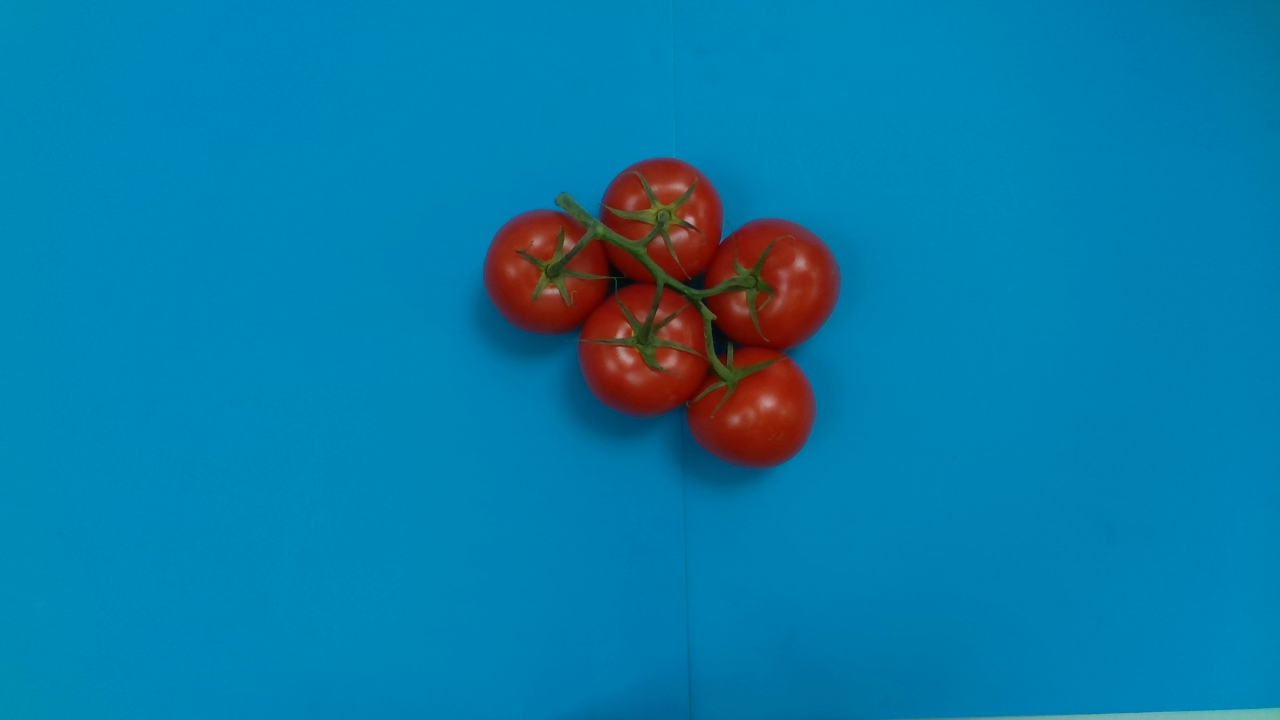
#> input picture detect_truss/images/data/003.png, 1280 x 720 px, given in place of 001.png, which was not available
$ python color_space.py
#> lines starting #> are read from the running program, lines starting #| are printed output that depends on the picture; pictures that were not available may be replaced by others from this repository, and a replacement may not be noted
### detect_truss/src/detect_truss/util.py
#!/usr/bin/env python3
# -*- coding: utf-8 -*-
"""
Created on Fri Feb 14 21:21:28 2020

@author: taeke
"""

import os
import cv2
import numpy as np
import warnings
import copy
from matplotlib import pyplot as plt
import matplotlib as mpl

import utils.color_maps as color_maps

from matplotlib.backends.backend_agg import FigureCanvasAgg

ee_color = (255, 150, 0)
grasp_color = (200, 0, 150)
tomato_color = (255, 82, 82)
peduncle_color = (82, 255, 82)  # (0, 150, 30)
background_color = (0, 0, 255)
junction_color = (100, 0, 200)
end_color = (200, 0, 0)
gray_color = (150, 150, 150)

background_layer = 0
bottom_layer = 1  # contours
middle_layer = 5  # tomatoes
peduncle_layer = 6
vertex_layer = 7
high_layer = 8  # arrows, com
top_layer = 10  # junctions, com, text

default_ext = 'png'


def make_dirs(pwd):
    if not os.path.isdir(pwd):
        print("New path, creating a new folder: " + pwd)
        os.makedirs(pwd)


# [28 lines left out: functions load_rgb, bin2img, not called in this run]


def img2bin(img, copy=False):
    dtype = bool
    return img.astype(dtype, copy=copy)


# [87 lines left out: functions remove_blobs, add_border, label_img, stack_segments, grey_2_rgb, not called in this run]


def save_img(img, pwd, name, resolution=300, title="", title_size=20, ext=None, color_map='plasma', vmin=None,
             vmax=None):
    if ext is None:
        ext = default_ext

    plt.rcParams["savefig.format"] = ext
    plt.rcParams["savefig.bbox"] = 'tight'
    plt.rcParams['axes.titlesize'] = title_size
    # plt.rcParams['image.cmap'] = color_map

    if color_map == 'HSV':
        color_map = color_maps.hsv_color_scale()
    elif color_map == 'Lab':
        color_map = color_maps.lab_color_scale()

    fig = plt.figure()
    plt.imshow(img, cmap=color_map, vmin=vmin, vmax=vmax)
    plt.axis('off')
    if title is not None:
        plt.title(title)

    # https://stackoverflow.com/a/27227718
    plt.gca().set_axis_off()
    plt.subplots_adjust(top=1, bottom=0, right=1, left=0,
                        hspace=0, wspace=0)
    plt.margins(0, 0)
    plt.gca().xaxis.set_major_locator(plt.NullLocator())
    plt.gca().yaxis.set_major_locator(plt.NullLocator())

    # make dir if it does not yet exist
    make_dirs(pwd)
    fig.savefig(os.path.join(pwd, name), dpi=resolution, bbox_inches='tight', pad_inches=0)
    plt.close(fig)


# [633 lines left out: functions save_fig, add_com, add_circles, plot_segments, plot_image, plot_features and 15 more, not called in this run]

### detect_truss/src/detect_truss/color_space.py
# -*- coding: utf-8 -*-
"""
Created on Fri Jul 17 15:40:39 2020

@author: taeke
"""

import numpy as np
import cv2


def rgb2hsi(RGB):

    RGB = RGB.astype('float')

    # unsigned int!
    R, G, B = cv2.split(RGB)

    MAX = np.amax(RGB, 2) # maximum
    MIN = np.amin(RGB, 2) # minimum
    C = MAX - MIN           #

    rows, cols = RGB.shape[:2]
    H = np.zeros((rows, cols))

    # taken from https://docs.opencv.org/2.4/modules/imgproc/doc/miscellaneous_transformations.html
    for row in range(0, rows):
        for col in range(0, cols):
            r = R[row,col]
            g = G[row,col]
            b = B[row,col]
            if C[row,col] == 0:
                H[row,col] = 0
            elif MAX[row,col] == r:
                H[row,col] = (60*(g-b)/C[row, col]) % 360
            elif MAX[row,col] == g:
                H[row,col] = (120 + 60*(b - r)/C[row, col]) % 360
            elif MAX[row,col] == b:
                H[row,col] = (240 + 60*(r - g)/C[row, col]) % 360


    I = (R + G + B)/3
    S = 1 - np.amin(RGB, 2) / np.sum(RGB, 2)

    H = H/2
    S = S * 255
    HSI = np.dstack((np.dstack((H, S)), I))
    return HSI

### detect_truss/src/color_space.py
#!/usr/bin/env python3
# -*- coding: utf-8 -*-
"""
Created on Wed Jan 29 14:13:21 2020

@author: taeke
"""


## imports ##
import os # os.sep
import cv2
import numpy as np

from matplotlib import pyplot as plt


from mpl_toolkits.mplot3d import Axes3D
from matplotlib import cm
from matplotlib import colors
from detect_truss.util import save_img


# custom functions
from detect_truss.color_space import rgb2hsi
# [6 lines of commented-out code are left out]

# [82 lines left out: functions rgb_3d_scatter, hsv_3d_scatter, hsv_2d_scatter, not called in this run]


#%% init
drive = "backup"  # "UBUNTU 16_0"  #
pwd_root = os.path.join(os.sep, "media", "taeke", drive, "thesis_data",
                        "detect_truss")
dataset = "lidl"  # "real_blue"

pwd_data = os.path.join(pwd_root, "data", dataset)

file_name = "001.png"

pwd_results = os.path.join(pwd_root, "results", 'color_space')

pwd_img = os.path.join(pwd_data, file_name)
imBGR = cv2.imread(pwd_img)
#> imBGR is the input picture: shape (720, 1280, 3); mean B, G, R 168, 123.8, 8.3
[H, W] = imBGR.shape[:2]
#> H = 720; W = 1280
h = int(H/2)
#> h = 360
w = int(W/2.5)
#> w = 512

row = int(H/6)
#> row = 120
col = int(W/3)
#> col = 426
imBGR = imBGR[row:row + h, col:col + w]
#> imBGR: shape (360, 512, 3)

plt.rcParams["image.cmap"] = 'plasma' # gray, hsv
plt.rcParams["savefig.format"] = 'png'
plt.rcParams["savefig.bbox"] = 'tight'
plt.rcParams['axes.titlesize'] = 20
title_size = 25

#%% RGB
imRGB = cv2.cvtColor(imBGR, cv2.COLOR_BGR2RGB)
plt.figure()
plt.axis('off')
plt.imshow(imRGB)
save_img(imRGB, pwd_results, 'RGB')


colorType = ['Red' ,'Green', 'Blue']
for i in range(0,3):
    save_img(imRGB[:, : , i], pwd_results, 'RGB_'+colorType[i], title=colorType[i], vmin=0, vmax=255, title_size=title_size)


#%% HSL
imHLS = cv2.cvtColor(imRGB, cv2.COLOR_RGB2HLS)
#> imHLS: shape (360, 512, 3); mean of channels 0, 1, 2 73.5, 79.7, 219.8
imHSL = np.dstack((np.dstack((imHLS[:,:,0], imHLS[:,:,2])), imHLS[:,:,1]))
#> imHSL: shape (360, 512, 3); mean of channels 0, 1, 2 73.5, 219.8, 79.7
colorType = ['Hue' ,'Saturation', 'Lightness']
for i in range(0,3):
    save_img(imHSL[:, :, i], pwd_results, 'HSL_' + colorType[i], title=colorType[i], vmin=0, vmax=255, title_size=title_size)

#%% HSV
imHSV = cv2.cvtColor(imRGB, cv2.COLOR_RGB2HSV)
#> imHSV: shape (360, 512, 3); mean H, S, V 73.1, 231, 149.6

colorType = ['Hue' ,'Saturation', 'Value']
for i in range(0,3):
    save_img(imHSV[:, :, i], pwd_results, 'HSV_' + colorType[i], title=colorType[i], vmin=0, vmax=255, title_size=title_size)

#%% HSI
imHSI = rgb2hsi(imRGB)
#> in rgb2hsi, `MIN = np.amin(RGB, 2)`:
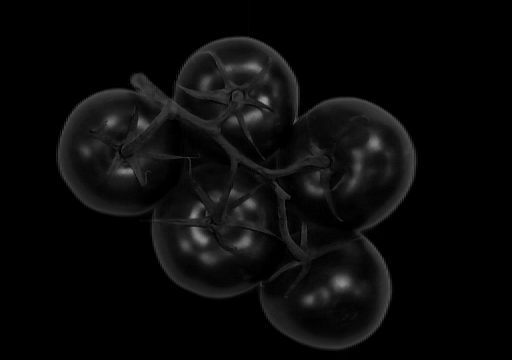
#> MIN: shape (360, 512) float64; min 0, max 152, mean 9.8
#> in rgb2hsi, `C = MAX - MIN`:
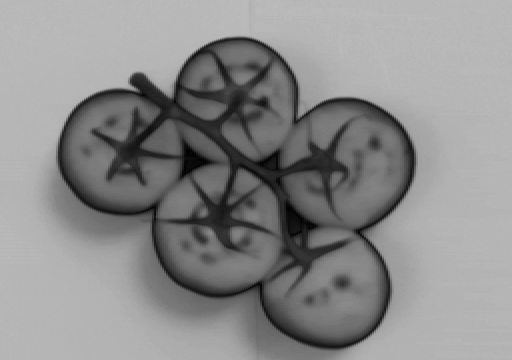
#> C: shape (360, 512) float64; min 0, max 189, mean 139.8
#> after the loop in rgb2hsi, `for row in range(0, rows):`:
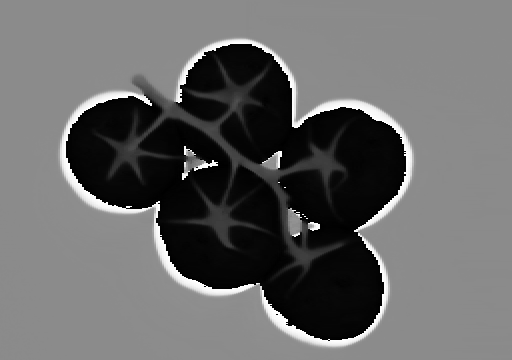
#> H: shape (360, 512) float64; min 0, max 359.4, mean 147; drawn with min black and max white
#> in rgb2hsi, `S = 1 - np.amin(RGB, 2) / np.sum(RGB, 2)`:
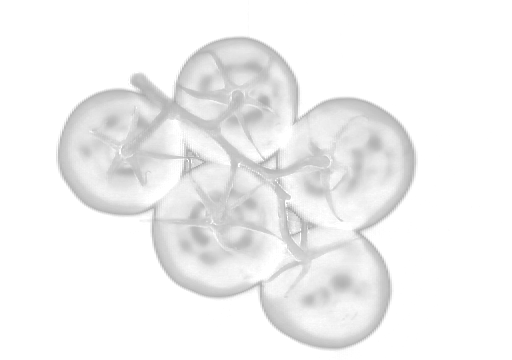
#> S: shape (360, 512) float64; min 0.667, max 1, mean 0.95
#> in rgb2hsi, `H = H/2`:
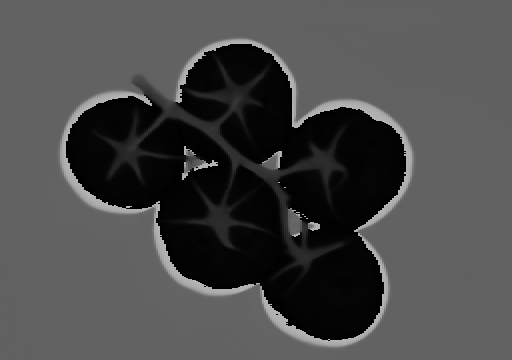
#> H: shape (360, 512) float64; min 0, max 179.7, mean 73.5
#> in rgb2hsi, `HSI = np.dstack((np.dstack((H, S)), I))`:
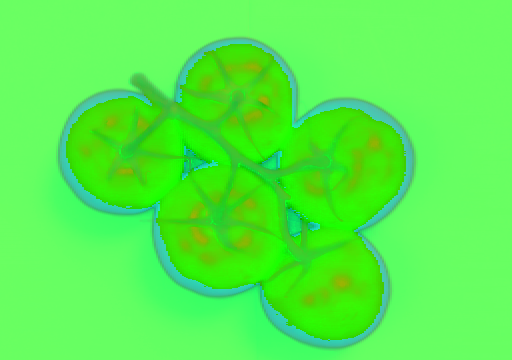
#> HSI: shape (360, 512, 3) float64; mean of channels 0, 1, 2 73.5, 242.2, 84.5; drawn as B, G, R
colorType = ['Hue', 'Saturation', 'Intensity']
for i in range(0,3):
    save_img(imHSI[:, :, i], pwd_results, 'HSI_' + colorType[i], title=colorType[i], vmin=0, vmax=255, title_size=title_size)


#%% LAB
imLAB = cv2.cvtColor(imRGB, cv2.COLOR_RGB2LAB)
#> imLAB: shape (360, 512, 3); mean of channels 0, 1, 2 104.9, 131, 115.9

colorType = ['Lightness', 'a*', 'b*']
for i in range(0, 3):
    save_img(imLAB[:, :, i], pwd_results, 'LAB_' + colorType[i], title=colorType[i], vmin=0, vmax=255, title_size=title_size)

#%% YCrCb
imYCrCb = cv2.cvtColor(imRGB, cv2.COLOR_RGB2YCrCb)
#> imYCrCb: shape (360, 512, 3); mean of channels 0, 1, 2 80.9, 98.9, 149.7

colorType = ['Luminance' ,'Cr', 'Cb']
for i in range(0,3):
    save_img(imYCrCb[:, :, i], pwd_results, 'YCrCb_' + colorType[i], title=colorType[i], vmin=0, vmax=255, title_size=title_size)

#%% Legend
plt.figure()
plt.yticks([])
plt.xticks([0, 255])
gradient = np.linspace(0, 1, 256)
gradient = np.vstack((gradient, gradient, gradient, gradient, gradient, gradient))
plt.imshow(gradient)
plt.savefig(os.path.join(pwd_results, 'legend'))
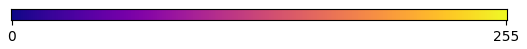
#> figure drawn by matplotlib, 1 panel


# [30 lines of commented-out code are left out]
